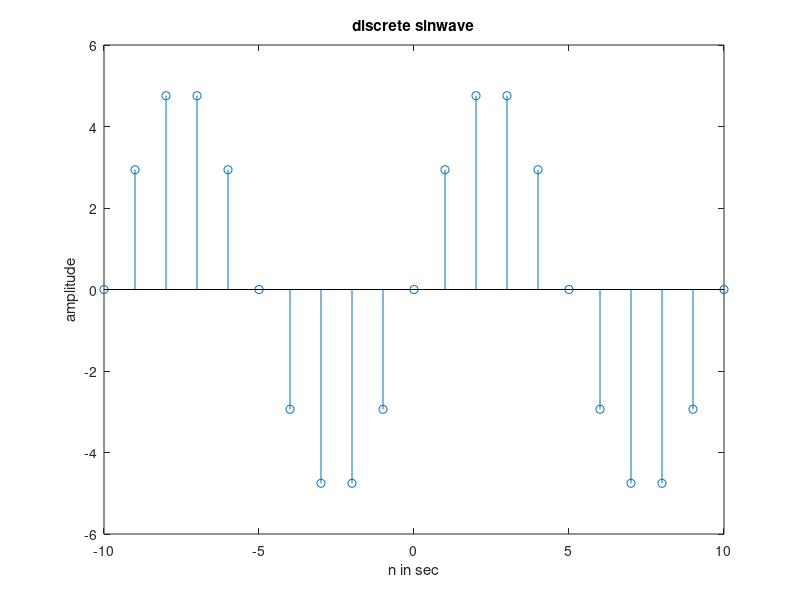

Write MATLAB code to recreate this figure.
clc
clear all;
close all;
A=5;
n=-10:10;
w=2*pi*0.1;
x=A.*sin(w.*n);
stem(n,x);
xlabel('n in sec');
ylabel('amplitude');
title('discrete sinwave');
